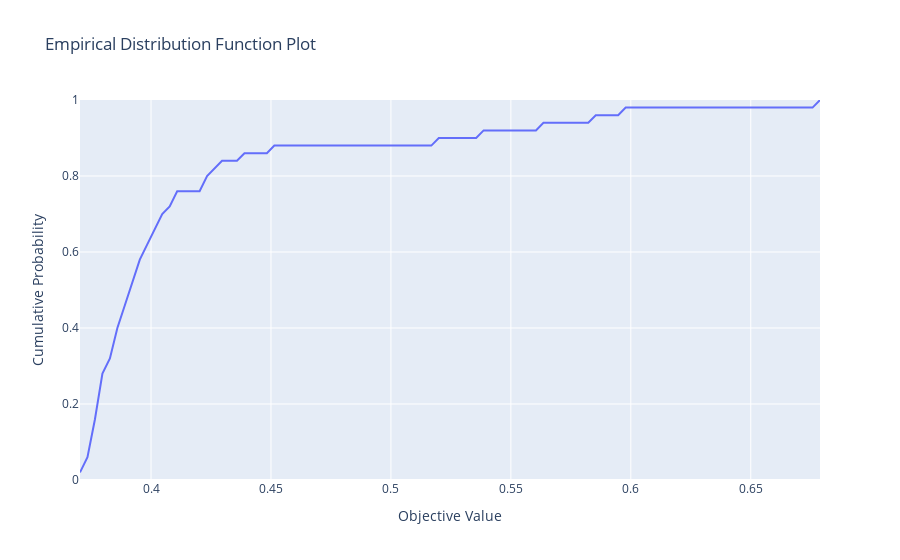

The notebook cell this image was saved under:
### Code cell
# Plot EDF (Empirical Distribution Function)
plot_edf(study).show()
